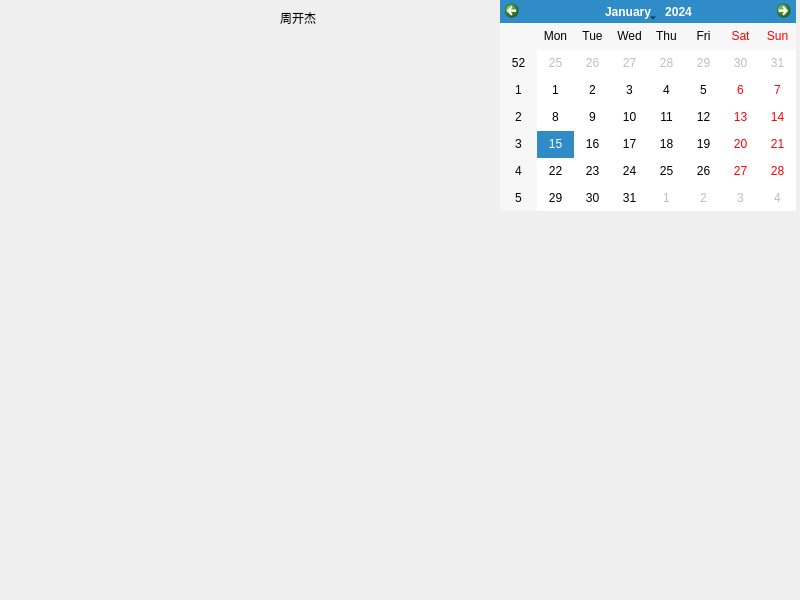
<?xml version="1.0" encoding="UTF-8"?>
<ui version="4.0">
 <class>Dialog</class>
 <widget class="QDialog" name="Dialog">
  <property name="geometry">
   <rect>
    <x>0</x>
    <y>0</y>
    <width>800</width>
    <height>600</height>
   </rect>
  </property>
  <property name="windowTitle">
   <string>Dialog</string>
  </property>
  <widget class="QCalendarWidget" name="calendarWidget">
   <property name="geometry">
    <rect>
     <x>500</x>
     <y>0</y>
     <width>296</width>
     <height>211</height>
    </rect>
   </property>
  </widget>
  <widget class="QLabel" name="label">
   <property name="geometry">
    <rect>
     <x>280</x>
     <y>10</y>
     <width>68</width>
     <height>15</height>
    </rect>
   </property>
   <property name="text">
    <string>周开杰</string>
   </property>
  </widget>
 </widget>
 <resources/>
 <connections/>
</ui>
